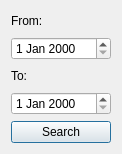
<?xml version="1.0" encoding="UTF-8"?>
<ui version="4.0">
 <class>ep_other</class>
 <widget class="QDialog" name="ep_other">
  <property name="geometry">
   <rect>
    <x>0</x>
    <y>0</y>
    <width>122</width>
    <height>154</height>
   </rect>
  </property>
  <property name="windowTitle">
   <string>Dialog</string>
  </property>
  <layout class="QVBoxLayout" name="verticalLayout">
   <item>
    <widget class="QLabel" name="label">
     <property name="text">
      <string>From:</string>
     </property>
    </widget>
   </item>
   <item>
    <widget class="QDateEdit" name="dateEdit"/>
   </item>
   <item>
    <widget class="QLabel" name="label_2">
     <property name="text">
      <string>To:</string>
     </property>
    </widget>
   </item>
   <item>
    <widget class="QDateEdit" name="dateEdit_2"/>
   </item>
   <item>
    <widget class="QPushButton" name="pushButton">
     <property name="text">
      <string>Search</string>
     </property>
    </widget>
   </item>
  </layout>
 </widget>
 <resources/>
 <connections/>
</ui>
